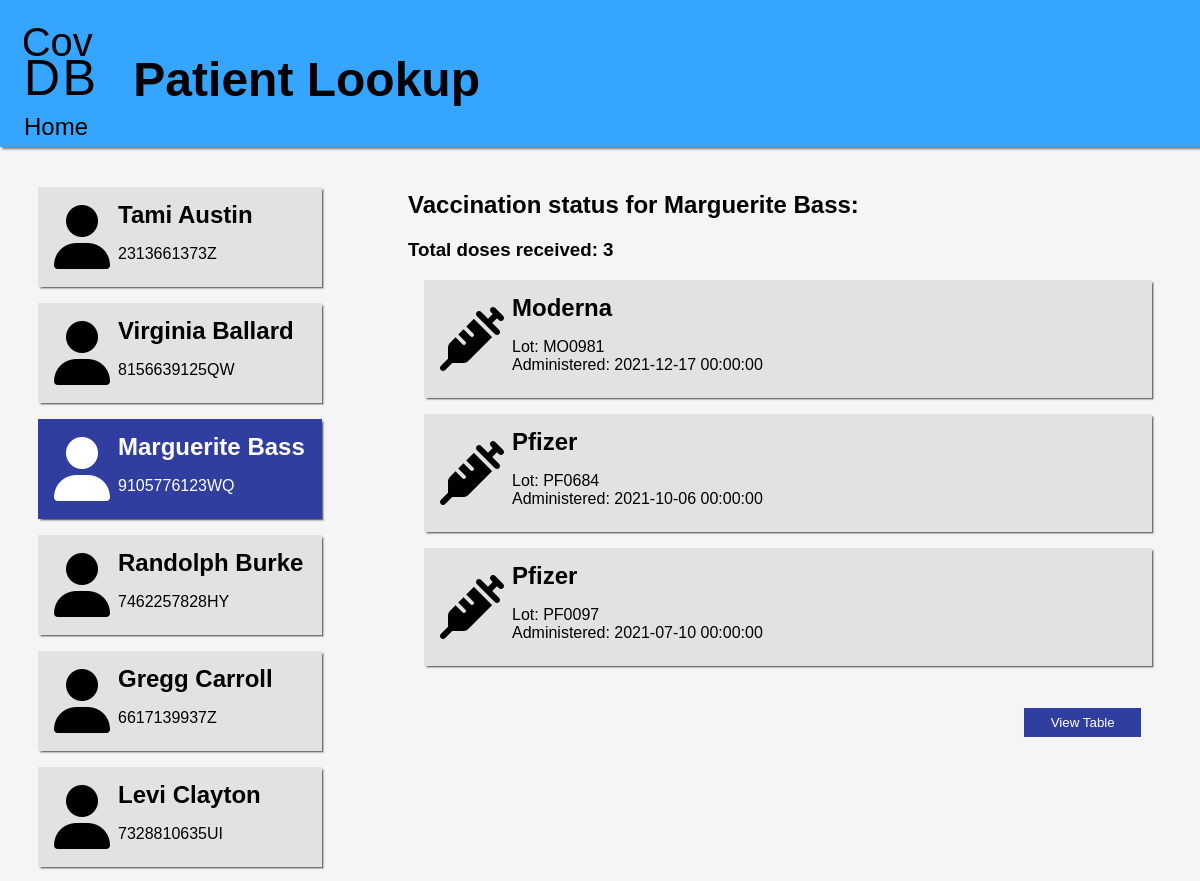
The page /public/patients.php?p=9105776123WQ (upper part) on the database as committed earlier.
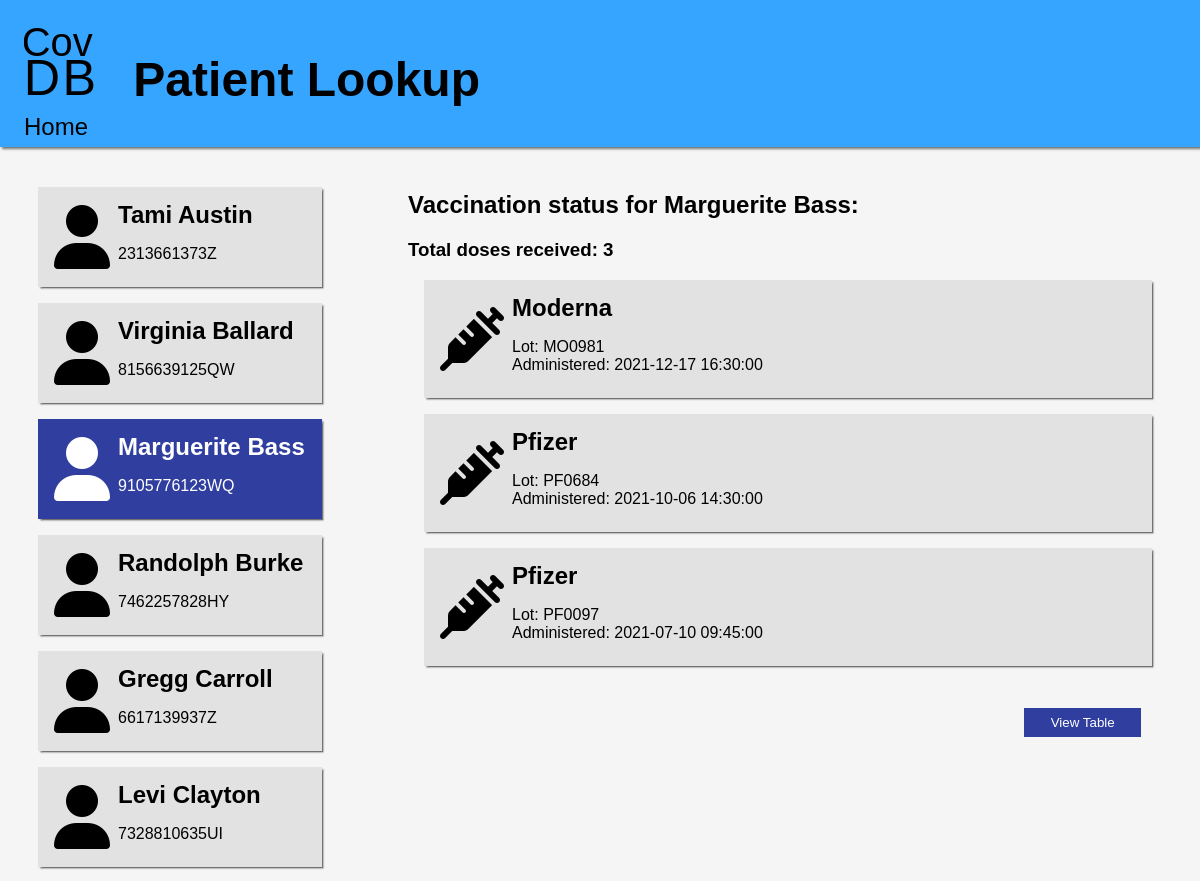
The same page on the database as committed later.
### tables this page shows
CREATE TABLE Vaccination (
    patient     CHAR(12)    NOT NULL,  
    site        VARCHAR(32) NOT NULL,
    lot         CHAR(6)     NOT NULL,
    datetime    DATETIME    NOT NULL,  

    PRIMARY KEY (patient, site, lot),

    FOREIGN KEY (patient) REFERENCES Patient(OHIP)
        ON UPDATE CASCADE   
        ON DELETE CASCADE,  
    FOREIGN KEY (site)  REFERENCES Site(name)
        ON UPDATE CASCADE    
        ON DELETE RESTRICT,  
    FOREIGN KEY (lot)   REFERENCES Lot(number)
        ON UPDATE CASCADE   
        ON DELETE RESTRICT  
);

CREATE TABLE Lot (
    number      CHAR(6)     PRIMARY KEY,
    productionDate  DATE    NOT NULL,  
    expiryDate  DATE        NOT NULL,
    doses       INTEGER     NOT NULL,   

    company     VARCHAR(32) NOT NULL,
    site        VARCHAR(32),

    FOREIGN KEY (company)  REFERENCES Company(name)
        ON UPDATE CASCADE    
        ON DELETE RESTRICT,  
    FOREIGN KEY (site)     REFERENCES Site(name)
        ON UPDATE CASCADE    
        ON DELETE RESTRICT   
);

### backend/patients.php (called while the page is built, shortened)
<?php
include_once($_SERVER["DOCUMENT_ROOT"] . "/_include.php");
include_once(MODELS_DIR."Patient.php");
include_once(MODELS_DIR."Lot.php");
function getPatientAndVaxInfo(string $ohip) {
    global $conn;
    $stmt = $conn->prepare(
       "SELECT Patient.*, Vaccination.*, Lot.*, nd.* FROM Patient
        LEFT OUTER JOIN Vaccination ON Vaccination.patient = Patient.OHIP
        LEFT JOIN Lot ON Vaccination.lot = Lot.number
        JOIN (SELECT COUNT(*) AS numDoses FROM Vaccination WHERE Vaccination.Patient=?) nd
        WHERE Patient.OHIP=?
        ORDER BY Vaccination.dateTime DESC");
    $stmt->execute([$ohip, $ohip]);
    $res = $stmt->fetchAll();
    $patient = Patient::fromAssoc($res[0]);
    $numDoses = $res[0]["numDoses"];
    $out = [];
    if($res[0]['lot'] != null){
        foreach($res as $row){
            $out[] = ["datetime"=>$row['datetime'], "lot"=>Lot::fromAssoc($row)];
        }
    }
    return ["patient"=>$patient, "vaccinations"=>$out, "numDoses"=>$numDoses];
}
function getPatients(string $order = "OHIP") {
    global $conn;
    $cols = array("OHIP", "firstName", "lastName", "dob");
    $order = $cols[array_search($order, $cols)];
    $stmt = $conn->prepare("SELECT * FROM Patient ORDER BY ".$order);
    $stmt->execute();
    $out = [];
    while($row = $stmt->fetch(PDO::FETCH_ASSOC)){
        $out[] = Patient::fromAssoc($row);
    }
    return $out;
}

### models/Patient.php (called while the page is built, shortened)
<?php
class Patient {
	public function __construct($OHIP, $firstName, $lastName, $dateOfBirth, ) {
		$this->OHIP = $OHIP;
		$this->firstName = $firstName;
		$this->lastName = $lastName;
	}
	public static function fromAssoc($assoc) {
		return new Patient(
			$assoc["OHIP"],
			$assoc["firstName"],
			$assoc["lastName"],
			$assoc["dateOfBirth"],
		);
	}
}

### models/Lot.php (called while the page is built, shortened)
<?php
class Lot {
	public function __construct($number, $productionDate, $expiryDate, $doses, $company, $site, ) {
		$this->number = $number;
		$this->company = $company;
	}
}

### public/patients.php (the view, shortened to what this page needs)
<!DOCTYPE html>
<html>
<?php
    include_once($_SERVER["DOCUMENT_ROOT"]."/_include.php");
    include_once(BACKEND_DIR."/patients.php");
?>
<head>
    <link rel='stylesheet' type='text/css' href='/listpage.css'>
</head>
<body>
    <div id="content">
        <section id="sidebar">
        <?php foreach(getPatients("lastName") as $p):
            $selected = "";
            if(isset($_GET['p']) && $_GET['p'] == $p->OHIP){
                $selected = "selected";
            }
            ?>
            <a class="panel clickable <?= $selected ?>" href="?p=<?=$p->OHIP?>" style="width:70%; margin-left:auto; margin-right:auto">
                <i class="fa-solid fa-user"></i>
                <h2><?= $p->firstName." ".$p->lastName ?></h2>
                <p><?= $p->OHIP ?></p>
            </a>
        <?php endforeach; ?>
        </section>
        <?php if(isset($_GET['p'])):
             extract(getPatientAndVaxInfo($_GET['p']));
             ?>
        <section id="info">
            <h2>Vaccination status for <?="$patient->firstName $patient->lastName"?>:</h2>
            <h3>Total doses received: <?= $numDoses?></h3>
            <?php if(isset($_COOKIE['view']) && $_COOKIE['view']=='table'): ?>
                <div>
                   <table>
                    <tr><th>Company</th><th>Lot</th><th>Date/Time</th></tr>
                    <?php foreach($vaccinations as $v):?>
                    <tr>
                        <td><?=$v["lot"]->company?></td>
                        <td><?=$v["lot"]->number?></td>
                        <td><?=$v["datetime"]?></td>
                    </tr>
                    <?php endforeach; ?>
                    </table>
                </div>
                <button onclick="document.cookie='view=;';window.location.reload()">View Panels</button>
            <?php else: ?>
                <div class="panelGrid">
                    <?php foreach($vaccinations as $v):?>
                    <div class="panel">
                        <i class="fa-solid fa-syringe"></i>
                        <h2><?=$v["lot"]->company?></h2>
                        <p>
                            Lot: <?=$v["lot"]->number?><br/>
                            Administered: <?=$v["datetime"]?><br/>
                        </p>
                    </div>
                    <?php endforeach; ?>
                </div>
                <button onclick="document.cookie='view=table;';window.location.reload()">View Table</button>
            <?php endif ?>
        </section>
        <?php endif; ?>
    </div>
</body>
</html>

Rows that differ between the two databases and show on the page:
changed vaccination "Moderna": datetime "2021-12-17 00:00:00" → "2021-12-17 16:30:00"
changed vaccination "PF0684": datetime "2021-10-06 00:00:00" → "2021-10-06 14:30:00"
changed vaccination "PF0097": datetime "2021-07-10 00:00:00" → "2021-07-10 09:45:00"
